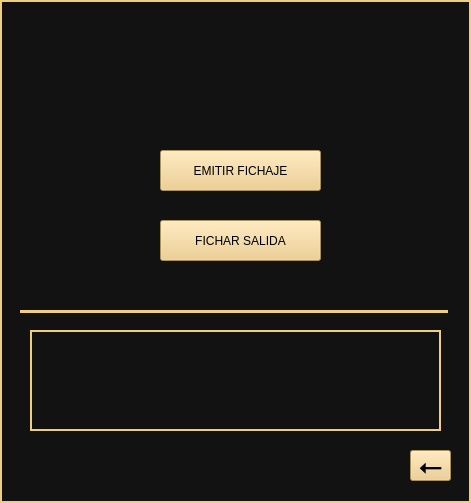
<?xml version="1.0" encoding="UTF-8"?>
<ui version="4.0">
 <class>Frame</class>
 <widget class="QFrame" name="Frame">
  <property name="geometry">
   <rect>
    <x>0</x>
    <y>0</y>
    <width>471</width>
    <height>503</height>
   </rect>
  </property>
  <property name="windowTitle">
   <string>Frame</string>
  </property>
  <property name="styleSheet">
   <string notr="true">QFrame {
background-color: rgb(18, 18, 18);
border: 2px solid rgb(239, 205, 129);
}

QPushButton {
background-color: rgb(237, 201, 125);
}

QPushButton:hover {
background-color: rgb(247, 222, 153);
}

QToolButton {
background-color: rgb(237, 201, 125);
}

QToolButton:hover {
background-color: rgb(247, 222, 153);
}</string>
  </property>
  <widget class="QPushButton" name="BotonFichaje">
   <property name="geometry">
    <rect>
     <x>160</x>
     <y>150</y>
     <width>161</width>
     <height>41</height>
    </rect>
   </property>
   <property name="styleSheet">
    <string notr="true">font: 75 12pt &quot;Cambria&quot;;

</string>
   </property>
   <property name="text">
    <string>EMITIR FICHAJE</string>
   </property>
  </widget>
  <widget class="QLabel" name="FechaActual">
   <property name="geometry">
    <rect>
     <x>50</x>
     <y>50</y>
     <width>161</width>
     <height>41</height>
    </rect>
   </property>
   <property name="styleSheet">
    <string notr="true">color: rgb(239, 205, 129);
font-size: 30px;
text-align: center;
font-weight: bold;
border: 0px solid;</string>
   </property>
   <property name="text">
    <string/>
   </property>
  </widget>
  <widget class="QLabel" name="HoraActual">
   <property name="geometry">
    <rect>
     <x>260</x>
     <y>50</y>
     <width>161</width>
     <height>41</height>
    </rect>
   </property>
   <property name="styleSheet">
    <string notr="true">color: rgb(239, 205, 129);
font-size: 30px;
text-align: center;
font-weight: bold;
border: 0px solid;</string>
   </property>
   <property name="text">
    <string/>
   </property>
  </widget>
  <widget class="QToolButton" name="BotonVolver">
   <property name="geometry">
    <rect>
     <x>410</x>
     <y>450</y>
     <width>41</width>
     <height>31</height>
    </rect>
   </property>
   <property name="styleSheet">
    <string notr="true">font-size: 30px;
</string>
   </property>
   <property name="text">
    <string>⭠</string>
   </property>
  </widget>
  <widget class="QLabel" name="DatosCliente">
   <property name="geometry">
    <rect>
     <x>30</x>
     <y>330</y>
     <width>411</width>
     <height>101</height>
    </rect>
   </property>
   <property name="styleSheet">
    <string notr="true">color: rgb(239, 205, 129);
text-align: center;
font-size: 15px;</string>
   </property>
   <property name="text">
    <string/>
   </property>
  </widget>
  <widget class="Line" name="line">
   <property name="geometry">
    <rect>
     <x>20</x>
     <y>310</y>
     <width>118</width>
     <height>3</height>
    </rect>
   </property>
   <property name="orientation">
    <enum>Qt::Horizontal</enum>
   </property>
  </widget>
  <widget class="Line" name="line_2">
   <property name="geometry">
    <rect>
     <x>130</x>
     <y>310</y>
     <width>118</width>
     <height>3</height>
    </rect>
   </property>
   <property name="orientation">
    <enum>Qt::Horizontal</enum>
   </property>
  </widget>
  <widget class="Line" name="line_3">
   <property name="geometry">
    <rect>
     <x>220</x>
     <y>310</y>
     <width>118</width>
     <height>3</height>
    </rect>
   </property>
   <property name="orientation">
    <enum>Qt::Horizontal</enum>
   </property>
  </widget>
  <widget class="Line" name="line_4">
   <property name="geometry">
    <rect>
     <x>330</x>
     <y>310</y>
     <width>118</width>
     <height>3</height>
    </rect>
   </property>
   <property name="orientation">
    <enum>Qt::Horizontal</enum>
   </property>
  </widget>
  <widget class="QPushButton" name="BotonFichajeSalida">
   <property name="geometry">
    <rect>
     <x>160</x>
     <y>220</y>
     <width>161</width>
     <height>41</height>
    </rect>
   </property>
   <property name="styleSheet">
    <string notr="true">font: 75 12pt &quot;Cambria&quot;;

</string>
   </property>
   <property name="text">
    <string>FICHAR SALIDA</string>
   </property>
  </widget>
  <widget class="QLabel" name="DatosClienteEntrada">
   <property name="geometry">
    <rect>
     <x>40</x>
     <y>340</y>
     <width>391</width>
     <height>31</height>
    </rect>
   </property>
   <property name="styleSheet">
    <string notr="true">color: rgb(239, 205, 129);
text-align: center;
font-size: 15px;
border: 0px solid;</string>
   </property>
   <property name="text">
    <string/>
   </property>
  </widget>
  <widget class="QLabel" name="DatosClienteSalida">
   <property name="geometry">
    <rect>
     <x>40</x>
     <y>390</y>
     <width>391</width>
     <height>31</height>
    </rect>
   </property>
   <property name="styleSheet">
    <string notr="true">color: rgb(239, 205, 129);
text-align: center;
font-size: 15px;
border: 0px solid;</string>
   </property>
   <property name="text">
    <string/>
   </property>
  </widget>
 </widget>
 <resources/>
 <connections/>
</ui>
